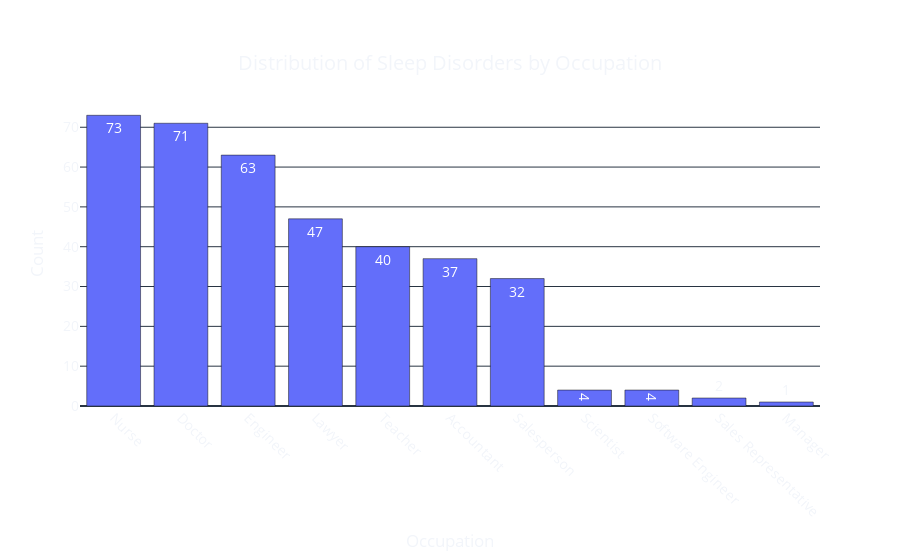

Write notebook code for a chart like this one.
### Code cell
occupation_counts = data['Occupation'].value_counts().reset_index()
occupation_counts.columns = ['Occupation', 'Count']

fig = px.bar(occupation_counts, x='Occupation', y='Count', 
                title='Distribution of Sleep Disorders by Occupation',
                labels={'Occupation': 'Occupation', 'Count': 'Count'},
                template='plotly_dark',
                text='Count')

fig.update_layout(
    xaxis_title='Occupation',
    yaxis_title='Count',
    title={
        'text': "Distribution of Sleep Disorders by Occupation",
        'y': 0.9,
        'x': 0.5,
        'xanchor': 'center',
        'yanchor': 'top'},
    font=dict(size=14),
    plot_bgcolor='rgba(0,0,0,0)',
    paper_bgcolor='rgba(0,0,0,0)',
    bargap=0.2,
)

fig.update_xaxes(tickangle=45)

fig.show()

### Figure 1 — Plotly figure (JSON) as saved in the notebook; plotly's stock layout.template omitted (floating-point values rounded to 4 significant figures)
{"data": [{"alignmentgroup": "True", "hovertemplate": "Occupation=%{x}<br>Count=%{text}<extra></extra>", "legendgroup": "", "marker": {"color": "#636efa", "pattern": {"shape": ""}}, "name": "", "offsetgroup": "", "orientation": "v", "showlegend": false, "text": [73, 71, 63, 47, 40, 37, 32, 4, 4, 2, 1], "textposition": "auto", "type": "bar", "x": ["Nurse", "Doctor", "Engineer", "Lawyer", "Teacher", "Accountant", "Salesperson", "Scientist", "Software Engineer", "Sales Representative", "Manager"], "xaxis": "x", "y": [73, 71, 63, 47, 40, 37, 32, 4, 4, 2, 1], "yaxis": "y"}], "layout": {"bargap": 0.2, "barmode": "relative", "font": {"size": 14}, "legend": {"tracegroupgap": 0}, "paper_bgcolor": "rgba(0,0,0,0)", "plot_bgcolor": "rgba(0,0,0,0)", "title": {"text": "Distribution of Sleep Disorders by Occupation", "x": 0.5, "xanchor": "center", "y": 0.9, "yanchor": "top"}, "xaxis": {"anchor": "y", "domain": [0, 1], "tickangle": 45, "title": {"text": "Occupation"}}, "yaxis": {"anchor": "x", "domain": [0, 1], "title": {"text": "Count"}}}}
